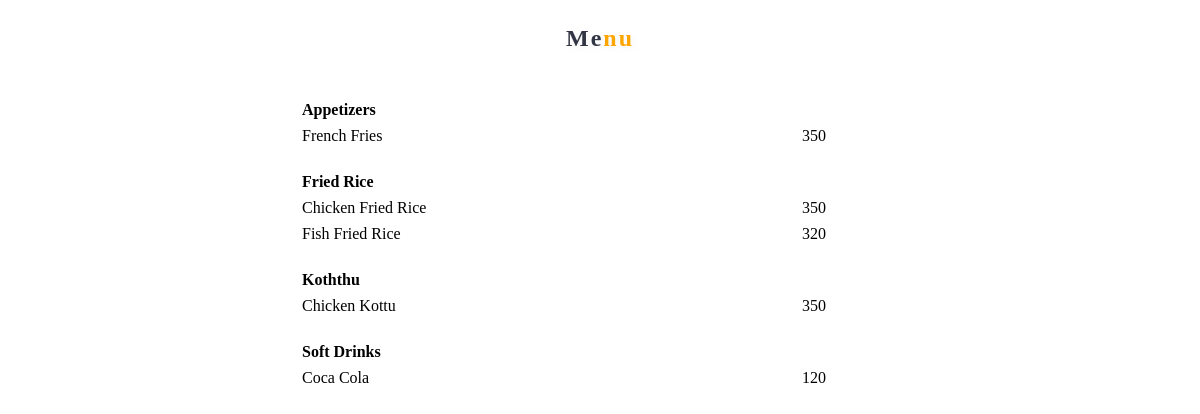
The page /users/customer/res_view/menu.php?res_id=4 on the database its author committed.
### tables this page shows
CREATE TABLE `menu_category` (
  `cat_id` int(11) NOT NULL,
  `cat_name` varchar(30) NOT NULL,
  `cat_avail` int(11) NOT NULL
);

CREATE TABLE `menu` (
  `item_id` int(11) NOT NULL,
  `item_name` varchar(20) NOT NULL,
  `item_price` int(11) NOT NULL,
  `item_cat` varchar(30) NOT NULL,
  `item_avail` int(11) NOT NULL,
  `allow_preorder` int(11) NOT NULL
);

### users/customer/res_view/menu.php (the view, shortened to what this page needs)
<?php include('../../../includes/connection.php'); ?>
<!DOCTYPE html>
<html>
<head>
    <link href="../../../css/menu_floorplan.css" rel="stylesheet" type="text/css"/>
	<link rel="stylesheet" href="../../../CSS/preorder.css">
</head>
<body>
	<div class="title_text">
            <h3>Me<font>nu</font></h3>
        </div>
        <form method="post" action="checkout.php">
        <table class="preorder" id="" border="0">
        <?php
            $search_cat = "SELECT * FROM menu_category WHERE cat_avail='1' ORDER BY cat_name ASC";
            $result_cat = mysqli_query($connection,$search_cat);
            while($row = mysqli_fetch_assoc($result_cat)){
                echo "
                <tr>
                    <th>".$row['cat_name']."</th>
                </tr>";
                $search_menu = "SELECT * FROM menu WHERE item_avail='1' AND item_cat='$row[cat_name]'";
                $result_menu = mysqli_query($connection,$search_menu);
                while($row = mysqli_fetch_assoc($result_menu)){
                    echo "
                    <tr>
                        <td>".$row['item_name']."</td>
                        <td>".$row['item_price']."</td>
                    </tr>
                    ";
                }
            }
		?>
</body>
</html>

### CSS/preorder.css (style rules this page uses)
* { margin: 0; padding:0; box-sizing: border-box; }
body { line-height: 1.5; }
.title_text { margin:20px; text-shadow: 2px 2px 10px rgba(0,0,0,0.05); align: center; position: relative; }
.title_text h3 { font-family: myriad pro; font-weight: 700; letter-spacing: 2px; text-align: center; font-size:1.5rem; color:#323543; }
.title_text h3 font { color:orange; }
.preorder { width:50%; margin-left: auto; margin-right: auto; }
td { margin-left: 0px; margin-right: 0px; }
th { float: left; margin-top: 20px; }

### rows shown on the page
menu_category: cat_name "Appetizers"
menu: item_name "French Fries", item_price "350"
menu_category: cat_name "Fried Rice"
menu: item_name "Chicken Fried Rice", item_price "350"
menu: item_name "Fish Fried Rice", item_price "320"
menu_category: cat_name "Koththu"
menu: item_name "Chicken Kottu", item_price "350"
menu_category: cat_name "Soft Drinks"
menu: item_name "Coca Cola", item_price "120"
